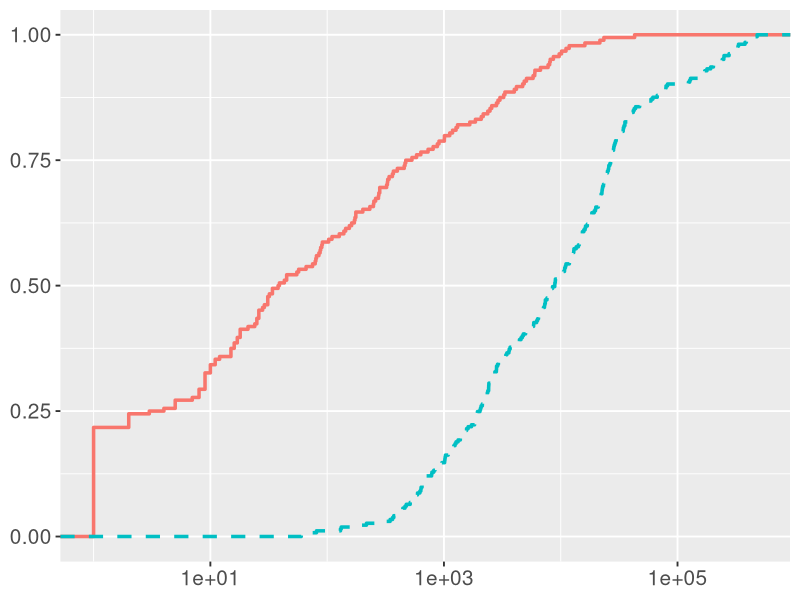
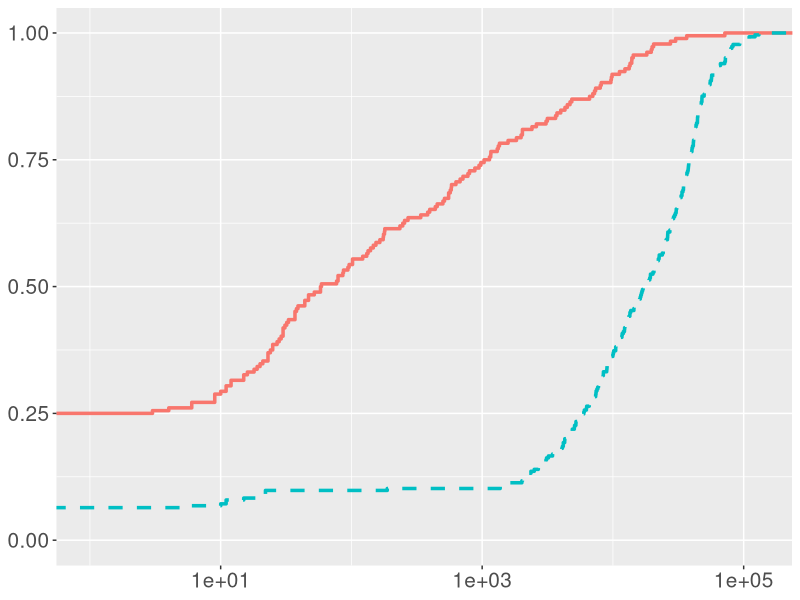
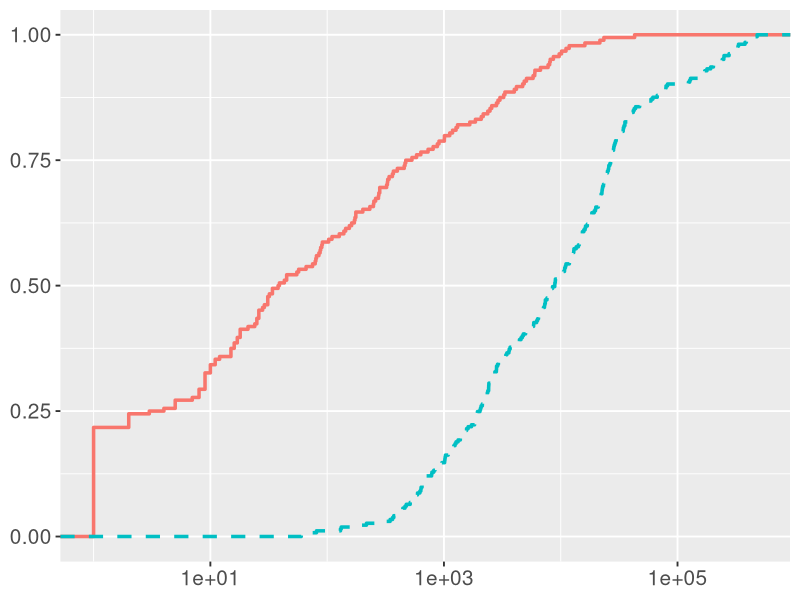
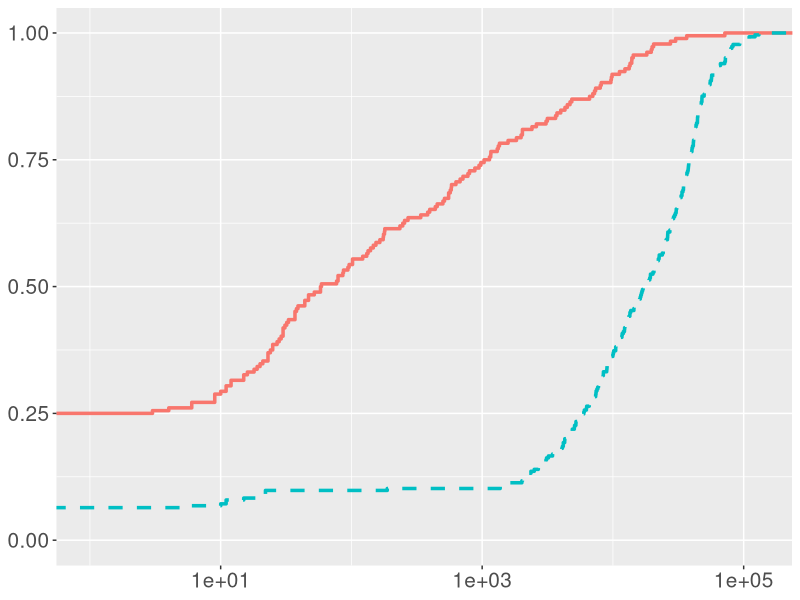

Reproduce these figures in R, in order.
library(ggplot2)
library(stringr)

res <- read.csv2(file="results.csv", sep = ",", dec = ".")

time_limit = 3600
res[res$SOLVE_STATUS == "TIME_LIMIT_REACHED","TIME"] <- 2*time_limit
res[grep("ERROR",res$SOLVE_STATUS),"TIME"] <- 2*time_limit
print("number of instances stopped because of an error:")
nrow(res[grep("ERROR",res$SOLVE_STATUS),])


sub1 <- res[res$SOLVE_STATUS == "SOLUTION_FOUND" | res$SOLVE_STATUS == "NO_SOLUTION_FOUND","NODE_EXPLORED"]
sub2 <- res[res$SOLVE_STATUS == "TIME_LIMIT_REACHED","NODE_EXPLORED"]
max_nodes <- max(res$NODE_EXPLORED)
print("maximum number of nodes explored in one instance:")
print(max_nodes)
data_ECDF_general <- data.frame(x = c(sub1,sub2), Instances = factor(c(rep(0,length(sub1)),rep(1,length(sub2))), 0:1, labels = list("unsolved","solved")))
ggplot(data_ECDF_general, aes(x=x,col=Instances,linetype=Instances)) +
  scale_linetype_manual(breaks=c("unsolved","solved"),values=c(1,2)) +
  scale_x_continuous(trans = 'log10') + 
  coord_cartesian(xlim = c(1,max_nodes), expand = TRUE) +
  theme_gray(base_size = 14) + stat_ecdf(linewidth=1.2) + theme(legend.text = element_text(size=15), legend.title = element_text(size=15), axis.text=element_text(size=15), legend.position="none", axis.title.x = element_blank(), axis.title.y = element_blank())
ggsave("ECDF_NODE_all_instances.pdf", width = 4, height = 3.4)

sub1 <- res[res$SOLVE_STATUS == "SOLUTION_FOUND" | res$SOLVE_STATUS == "NO_SOLUTION_FOUND","CUTS_ADDED"] + 0.01
sub2 <- res[res$SOLVE_STATUS == "TIME_LIMIT_REACHED","CUTS_ADDED"] + 0.01
max_cuts <- max(res$CUTS_ADDED)
print("maximum number of cuts derived in one instance:")
print(max_cuts)
data_ECDF_general <- data.frame(x = c(sub1,sub2), Instances = factor(c(rep(0,length(sub1)),rep(1,length(sub2))), 0:1, labels = list("unsolved","solved")))
ggplot(data_ECDF_general, aes(x=x,col=Instances,linetype=Instances)) +
  scale_linetype_manual(breaks=c("unsolved","solved"),values=c(1,2)) +
  scale_x_continuous(trans = 'log10') + 
  coord_cartesian(xlim = c(1,max_cuts), expand = TRUE) +
  stat_ecdf(linewidth=1.2) + theme(legend.text = element_text(size=15), legend.title = element_text(size=15), axis.text=element_text(size=15), legend.position="none", axis.title.x = element_blank(), axis.title.y = element_blank())
ggsave("ECDF_CUT_all_instances.pdf", width = 4, height = 3.4)


print("table with proportion of solved wrt nodes, number of players and game type")
game_types = c("implementationGame")
num_players = c("I_2","I_4","I_10")
num_nodes = c("[0-9]_10_[ms]","[0-9]_15_[ms]","[0-9]_20_[ms]")
num_nodes_real = c(10,15,20)
game_type = game_types[1]
for (i in 1:1) {
  game_type <- game_types[i]
  print(game_type)
  solved <- matrix(1:9, nrow = 3, ncol = 3)
  for (p in 1:3) {
    num_player <- num_players[p]
    for (j in 1:3) {
      num_node <- num_nodes[j]
      sub <- res
      sub <- sub[grep(num_node,sub$FILENAME),]
      sub <- sub[grep(num_player,sub$FILENAME),]
      solved[p,j] <- round(100*sum(sub[sub$GAME_TYPE == game_type,"SOLVE_STATUS"] != "TIME_LIMIT_REACHED") / nrow(sub), 1)
    }
  }
  tab_solved <- as.table(solved)
  dimnames(tab_solved) <- list(players = num_players, items = num_nodes_real)
  print(tab_solved)
  write.table(tab_solved, paste("table_solved_",game_type))
}

print("proportion of instances solved in less than 1 second:")
count_solved_1sec <- nrow(res[res$SOLVE_STATUS == "SOLUTION_FOUND" & res$TIME <= 1,]) + nrow(res[res$SOLVE_STATUS == "NO_SOLUTION_FOUND" & res$TIME <= 1,])
print(count_solved_1sec/nrow(res))
print("proportion of instances solved in the time limit:")
count_solved <- nrow(res[res$SOLVE_STATUS == "SOLUTION_FOUND",]) + nrow(res[res$SOLVE_STATUS == "NO_SOLUTION_FOUND",])
print(count_solved/nrow(res))


print("proportion of instances that found an NE:")
print(nrow(res[res$SOLVE_STATUS == "SOLUTION_FOUND",])/nrow(res))

print("proportion of instances that proved no NE exists:")
print(nrow(res[res$SOLVE_STATUS == "NO_SOLUTION_FOUND",])/nrow(res))

print("minimum number of cuts for instances that proved no NE exists:")
print(min(res[res$SOLVE_STATUS == "NO_SOLUTION_FOUND","CUTS_ADDED"]))

print("proportion of solved instances that are solved in the root node:")
print(nrow(res[res$SOLVE_STATUS != "TIME_LIMIT_REACHED" & res$NODE_EXPLORED == 1,])/nrow(res[res$SOLVE_STATUS != "TIME_LIMIT_REACHED",]))

print("proportion of solved instances that have no cuts derived:")
print(nrow(res[res$SOLVE_STATUS != "TIME_LIMIT_REACHED" & res$CUTS_ADDED == 0,])/nrow(res[res$SOLVE_STATUS != "TIME_LIMIT_REACHED",]))

print("proportion of instances not solved that have no cuts derived:")
print(nrow(res[res$SOLVE_STATUS == "TIME_LIMIT_REACHED" & res$CUTS_ADDED == 0,])/nrow(res[res$SOLVE_STATUS == "TIME_LIMIT_REACHED",]))
